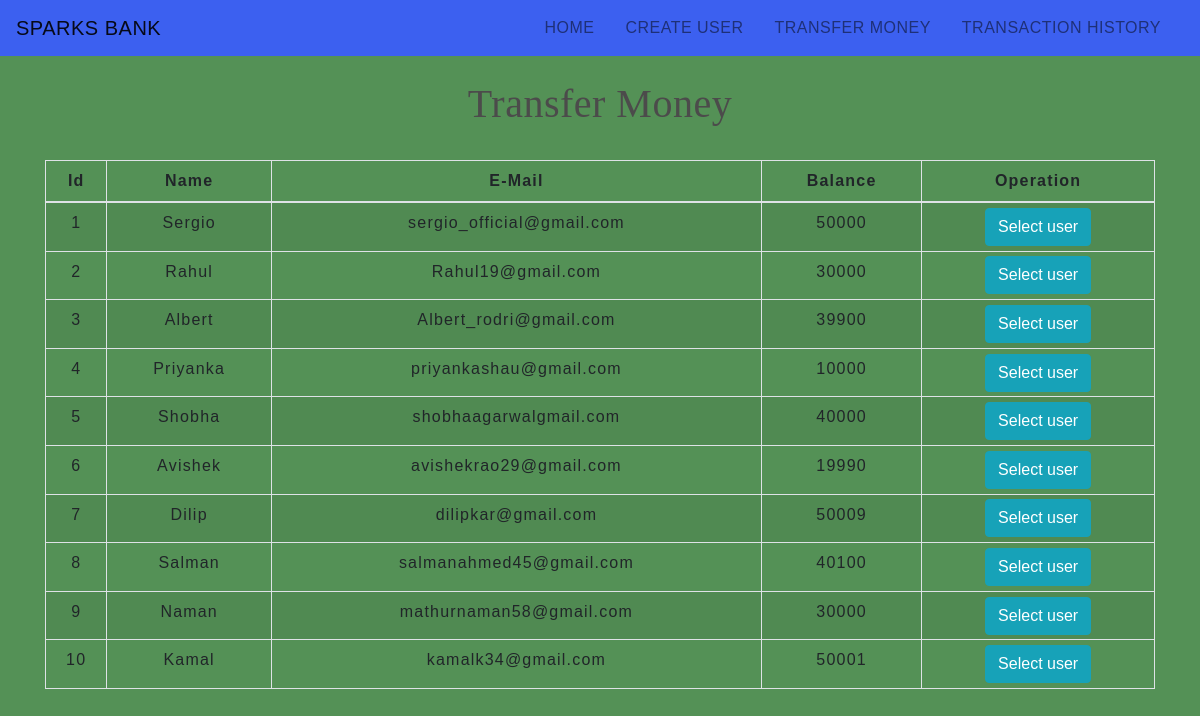
The app's page /transfermoney.php with its own data.
### tables this page shows
CREATE TABLE `users` (
  `id` int(3) NOT NULL,
  `name` text NOT NULL,
  `email` varchar(30) NOT NULL,
  `balance` int(8) NOT NULL
);

### transfermoney.php (the view, shortened to what this page needs)
<!DOCTYPE html>
<html lang="en">
<head>
    <link rel="stylesheet" href="https://maxcdn.bootstrapcdn.com/bootstrap/4.0.0/css/bootstrap.min.css">
    <link rel="stylesheet" type="text/css" href="css/table.css">
    <link rel="stylesheet" type="text/css" href="css/navbar.css">
</head>
<body>
<?php
    include 'config.php';
    $sql = "SELECT * FROM users";
    $result = mysqli_query($conn,$sql);
?>
<?php
  include 'navbar.php';
?>
<div class="container">
        <h2 class="text-center pt-4">Transfer Money</h2>
        <br>
            <div class="row">
                <div class="col">
                    <div class="table-responsive-sm">
                    <table class="table table-hover table-sm table-striped table-condensed table-bordered">
                        <thead>
                            <tr>
                            <th scope="col" class="text-center py-2">Id</th>
                            <th scope="col" class="text-center py-2">Name</th>
                            <th scope="col" class="text-center py-2">E-Mail</th>
                            <th scope="col" class="text-center py-2">Balance</th>
                            <th scope="col" class="text-center py-2">Operation</th>
                            </tr>
                        </thead>
                        <tbody>
                <?php
                    while($rows=mysqli_fetch_assoc($result)){
?>
                    <tr>
                       <td class="py-2"><?php echo $rows['id'] ?></td>
                        <td class="py-2"><?php echo $rows['name']?></td>
                        <td class="py-2"><?php echo $rows['email']?></td>
                        <td class="py-2"><?php echo $rows['balance']?></td>
                        <td><a href="selecteduserdetail.php?id= <?php echo $rows['id'] ;?>"> <button type="button" class="btn btn-info">Select user</button></a></td>
                    </tr>
                <?php
                    }
                ?>
                        </tbody>
                    </table>
                    </div>
                </div>
            </div>
         </div>
</body>
</html>

### navbar.php (shortened to what this page needs)
<nav class="navbar navbar-expand-lg navbar-light"style="background-color:#3c60f0;">
<a class="navbar-brand" href="index.php" >SPARKS BANK</a>
<div class="collapse navbar-collapse" id="collapsibleNavbar">
      <ul class="navbar-nav ml-auto">
        <li class="nav-item">
          <a class="nav-link" href="index.php">HOME</a>
        </li>
        <li class="nav-item">
          <a class="nav-link" href="create-user.php">CREATE USER</a>
        </li>
        <li class="nav-item">
          <a class="nav-link" href="transfermoney.php">TRANSFER MONEY</a>
        </li>
        <li class="nav-item">
          <a class="nav-link" href="transactionhistory.php">TRANSACTION HISTORY</a>
        </li>
    </div>
 </nav>

### css/table.css (style rules this page uses)
* { padding: 0; margin: 0; box-sizing: border-box; font-family: sans-serif; }
h2 { font-size: 40px; }
table { letter-spacing: 1.2px; }
td { text-align: center; }
button { border:none; background: #d9d9d9; transition: 1s; }

### css/navbar.css (style rules this page uses)
.navbar { display: flex; }
.nav-link { margin-right: 15px; color:#8bcfd6; letter-spacing: 0.5px; }
.navbar-brand { color: #4C4B4B; letter-spacing: 0.5px; }
h2 { color: #4C4B4B; letter-spacing: 0.5px; font-family: 'Times New Roman'; }

### transfermoney.php (style rules this page uses)
button { transition: 1.5s; }
body { background-color:#549156; }

### records on screen
users: id "1", name "Sergio", email "sergio_official@gmail.com", balance "50000"
users: id "2", name "Rahul", email "Rahul19@gmail.com", balance "30000"
users: id "3", name "Albert", email "Albert_rodri@gmail.com", balance "39900"
users: id "4", name "Priyanka", email "priyankashau@gmail.com", balance "10000"
users: id "5", name "Shobha", email "shobhaagarwalgmail.com", balance "40000"
users: id "6", name "Avishek", email "avishekrao29@gmail.com", balance "19990"
users: id "7", name "Dilip", email "dilipkar@gmail.com", balance "50009"
users: id "8", name "Salman", email "salmanahmed45@gmail.com", balance "40100"
users: id "9", name "Naman", email "mathurnaman58@gmail.com", balance "30000"
users: id "10", name "Kamal", email "kamalk34@gmail.com", balance "50001"
